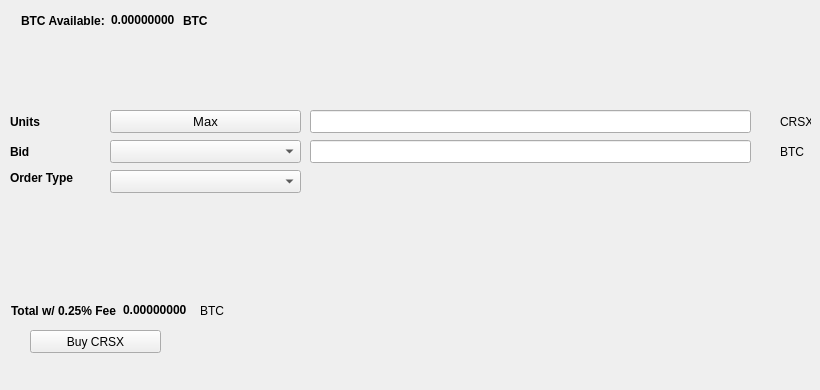
   <widget class="QWidget" name="BuyTab">
    <attribute name="title">
     <string>Buy</string>
    </attribute>
    <widget class="QPushButton" name="BuyCRSX">
     <property name="geometry">
      <rect>
       <x>30</x>
       <y>330</y>
       <width>131</width>
       <height>23</height>
      </rect>
     </property>
     <property name="text">
      <string>Buy CRSX</string>
     </property>
     <property name="icon">
      <iconset resource="../cronos.qrc">
       <normaloff>:/icons/bitcoin</normaloff>:/icons/bitcoin</iconset>
     </property>
    </widget>
    <widget class="QLabel" name="label_3">
     <property name="geometry">
      <rect>
       <x>10</x>
       <y>110</y>
       <width>46</width>
       <height>23</height>
      </rect>
     </property>
     <property name="font">
      <font>
       <weight>75</weight>
       <bold>true</bold>
      </font>
     </property>
     <property name="text">
      <string>Units</string>
     </property>
    </widget>
    <widget class="QLineEdit" name="UnitsInput">
     <property name="geometry">
      <rect>
       <x>310</x>
       <y>110</y>
       <width>441</width>
       <height>23</height>
      </rect>
     </property>
     <property name="font">
      <font>
       <pointsize>9</pointsize>
       <weight>75</weight>
       <bold>true</bold>
      </font>
     </property>
    </widget>
    <widget class="QLineEdit" name="BuyBidPriceEdit">
     <property name="geometry">
      <rect>
       <x>310</x>
       <y>140</y>
       <width>441</width>
       <height>23</height>
      </rect>
     </property>
     <property name="font">
      <font>
       <pointsize>9</pointsize>
       <weight>75</weight>
       <bold>true</bold>
      </font>
     </property>
    </widget>
    <widget class="QLabel" name="label_4">
     <property name="geometry">
      <rect>
       <x>780</x>
       <y>110</y>
       <width>31</width>
       <height>23</height>
      </rect>
     </property>
     <property name="text">
      <string>CRSX</string>
     </property>
    </widget>
    <widget class="QLabel" name="label_5">
     <property name="geometry">
      <rect>
       <x>780</x>
       <y>140</y>
       <width>31</width>
       <height>23</height>
      </rect>
     </property>
     <property name="text">
      <string>BTC</string>
     </property>
    </widget>
    <widget class="QLabel" name="label_6">
     <property name="geometry">
      <rect>
       <x>10</x>
       <y>140</y>
       <width>46</width>
       <height>23</height>
      </rect>
     </property>
     <property name="font">
      <font>
       <weight>75</weight>
       <bold>true</bold>
      </font>
     </property>
     <property name="text">
      <string>Bid</string>
     </property>
    </widget>
    <widget class="QLabel" name="label_7">
     <property name="geometry">
      <rect>
       <x>10</x>
       <y>170</y>
       <width>91</width>
       <height>16</height>
      </rect>
     </property>
     <property name="font">
      <font>
       <weight>75</weight>
       <bold>true</bold>
      </font>
     </property>
     <property name="text">
      <string>Order Type</string>
     </property>
    </widget>
    <widget class="QPushButton" name="Buy_Max_Amount">
     <property name="geometry">
      <rect>
       <x>110</x>
       <y>110</y>
       <width>191</width>
       <height>23</height>
      </rect>
     </property>
     <property name="font">
      <font>
       <pointsize>10</pointsize>
      </font>
     </property>
     <property name="text">
      <string>Max</string>
     </property>
    </widget>
    <widget class="QComboBox" name="BuyBidcomboBox">
     <property name="geometry">
      <rect>
       <x>110</x>
       <y>140</y>
       <width>191</width>
       <height>23</height>
      </rect>
     </property>
     <property name="font">
      <font>
       <pointsize>10</pointsize>
      </font>
     </property>
    </widget>
    <widget class="QComboBox" name="buyOrdertypeCombo">
     <property name="geometry">
      <rect>
       <x>110</x>
       <y>170</y>
       <width>191</width>
       <height>23</height>
      </rect>
     </property>
     <property name="font">
      <font>
       <pointsize>10</pointsize>
      </font>
     </property>
    </widget>
    <widget class="QWidget" name="layoutWidget1">
     <property name="geometry">
      <rect>
       <x>21</x>
       <y>11</y>
       <width>227</width>
       <height>19</height>
      </rect>
     </property>
     <layout class="QHBoxLayout" name="horizontalLayout_3">
      <item>
       <widget class="QLabel" name="label232">
        <property name="font">
         <font>
          <weight>75</weight>
          <bold>true</bold>
         </font>
        </property>
        <property name="text">
         <string>BTC Available:</string>
        </property>
       </widget>
      </item>
      <item>
       <widget class="QLabel" name="BtcAvailableLbl">
        <property name="palette">
         <palette>
          <active>
           <colorrole role="WindowText">
            <brush brushstyle="SolidPattern">
             <color alpha="255">
              <red>0</red>
              <green>0</green>
              <blue>0</blue>
             </color>
            </brush>
           </colorrole>
           <colorrole role="Button">
            <brush brushstyle="SolidPattern">
             <color alpha="255">
              <red>0</red>
              <green>170</green>
              <blue>0</blue>
             </color>
            </brush>
           </colorrole>
           <colorrole role="Light">
            <brush brushstyle="SolidPattern">
             <color alpha="255">
              <red>0</red>
              <green>255</green>
              <blue>0</blue>
             </color>
            </brush>
           </colorrole>
           <colorrole role="Midlight">
            <brush brushstyle="SolidPattern">
             <color alpha="255">
              <red>0</red>
              <green>212</green>
              <blue>0</blue>
             </color>
            </brush>
           </colorrole>
           <colorrole role="Dark">
            <brush brushstyle="SolidPattern">
             <color alpha="255">
              <red>0</red>
              <green>85</green>
              <blue>0</blue>
             </color>
            </brush>
           </colorrole>
           <colorrole role="Mid">
            <brush brushstyle="SolidPattern">
             <color alpha="255">
              <red>0</red>
              <green>113</green>
              <blue>0</blue>
             </color>
            </brush>
           </colorrole>
           <colorrole role="Text">
            <brush brushstyle="SolidPattern">
             <color alpha="255">
              <red>0</red>
              <green>170</green>
              <blue>0</blue>
             </color>
            </brush>
           </colorrole>
           <colorrole role="BrightText">
            <brush brushstyle="SolidPattern">
             <color alpha="255">
              <red>255</red>
              <green>255</green>
              <blue>255</blue>
             </color>
            </brush>
           </colorrole>
           <colorrole role="ButtonText">
            <brush brushstyle="SolidPattern">
             <color alpha="255">
              <red>0</red>
              <green>0</green>
              <blue>0</blue>
             </color>
            </brush>
           </colorrole>
           <colorrole role="Base">
            <brush brushstyle="SolidPattern">
             <color alpha="255">
              <red>255</red>
              <green>255</green>
              <blue>255</blue>
             </color>
            </brush>
           </colorrole>
           <colorrole role="Window">
            <brush brushstyle="SolidPattern">
             <color alpha="255">
              <red>0</red>
              <green>170</green>
              <blue>0</blue>
             </color>
            </brush>
           </colorrole>
           <colorrole role="Shadow">
            <brush brushstyle="SolidPattern">
             <color alpha="255">
              <red>0</red>
              <green>0</green>
              <blue>0</blue>
             </color>
            </brush>
           </colorrole>
           <colorrole role="AlternateBase">
            <brush brushstyle="SolidPattern">
             <color alpha="255">
              <red>127</red>
              <green>212</green>
              <blue>127</blue>
             </color>
            </brush>
           </colorrole>
           <colorrole role="ToolTipBase">
            <brush brushstyle="SolidPattern">
             <color alpha="255">
              <red>255</red>
              <green>255</green>
              <blue>220</blue>
             </color>
            </brush>
           </colorrole>
           <colorrole role="ToolTipText">
            <brush brushstyle="SolidPattern">
             <color alpha="255">
              <red>0</red>
              <green>0</green>
              <blue>0</blue>
             </color>
            </brush>
           </colorrole>
          </active>
          <inactive>
           <colorrole role="WindowText">
            <brush brushstyle="SolidPattern">
             <color alpha="255">
              <red>0</red>
              <green>0</green>
              <blue>0</blue>
             </color>
            </brush>
           </colorrole>
           <colorrole role="Button">
            <brush brushstyle="SolidPattern">
             <color alpha="255">
              <red>0</red>
              <green>170</green>
              <blue>0</blue>
             </color>
            </brush>
           </colorrole>
           <colorrole role="Light">
            <brush brushstyle="SolidPattern">
             <color alpha="255">
              <red>0</red>
              <green>255</green>
              <blue>0</blue>
             </color>
            </brush>
           </colorrole>
           <colorrole role="Midlight">
            <brush brushstyle="SolidPattern">
             <color alpha="255">
              <red>0</red>
              <green>212</green>
              <blue>0</blue>
             </color>
            </brush>
           </colorrole>
           <colorrole role="Dark">
            <brush brushstyle="SolidPattern">
             <color alpha="255">
              <red>0</red>
              <green>85</green>
              <blue>0</blue>
             </color>
            </brush>
           </colorrole>
           <colorrole role="Mid">
            <brush brushstyle="SolidPattern">
             <color alpha="255">
              <red>0</red>
              <green>113</green>
              <blue>0</blue>
             </color>
            </brush>
           </colorrole>
           <colorrole role="Text">
            <brush brushstyle="SolidPattern">
             <color alpha="255">
              <red>0</red>
              <green>170</green>
              <blue>0</blue>
             </color>
            </brush>
           </colorrole>
           <colorrole role="BrightText">
            <brush brushstyle="SolidPattern">
             <color alpha="255">
              <red>255</red>
              <green>255</green>
              <blue>255</blue>
             </color>
            </brush>
           </colorrole>
           <colorrole role="ButtonText">
            <brush brushstyle="SolidPattern">
             <color alpha="255">
              <red>0</red>
              <green>0</green>
              <blue>0</blue>
             </color>
            </brush>
           </colorrole>
           <colorrole role="Base">
            <brush brushstyle="SolidPattern">
             <color alpha="255">
              <red>255</red>
              <green>255</green>
              <blue>255</blue>
             </color>
            </brush>
           </colorrole>
           <colorrole role="Window">
            <brush brushstyle="SolidPattern">
             <color alpha="255">
              <red>0</red>
              <green>170</green>
              <blue>0</blue>
             </color>
            </brush>
           </colorrole>
           <colorrole role="Shadow">
            <brush brushstyle="SolidPattern">
             <color alpha="255">
              <red>0</red>
              <green>0</green>
              <blue>0</blue>
             </color>
            </brush>
           </colorrole>
           <colorrole role="AlternateBase">
            <brush brushstyle="SolidPattern">
             <color alpha="255">
              <red>127</red>
              <green>212</green>
              <blue>127</blue>
             </color>
            </brush>
           </colorrole>
           <colorrole role="ToolTipBase">
            <brush brushstyle="SolidPattern">
             <color alpha="255">
              <red>255</red>
              <green>255</green>
              <blue>220</blue>
             </color>
            </brush>
           </colorrole>
           <colorrole role="ToolTipText">
            <brush brushstyle="SolidPattern">
             <color alpha="255">
              <red>0</red>
              <green>0</green>
              <blue>0</blue>
             </color>
            </brush>
           </colorrole>
          </inactive>
          <disabled>
           <colorrole role="WindowText">
            <brush brushstyle="SolidPattern">
             <color alpha="255">
              <red>0</red>
              <green>85</green>
              <blue>0</blue>
             </color>
            </brush>
           </colorrole>
           <colorrole role="Button">
            <brush brushstyle="SolidPattern">
             <color alpha="255">
              <red>0</red>
              <green>170</green>
              <blue>0</blue>
             </color>
            </brush>
           </colorrole>
           <colorrole role="Light">
            <brush brushstyle="SolidPattern">
             <color alpha="255">
              <red>0</red>
              <green>255</green>
              <blue>0</blue>
             </color>
            </brush>
           </colorrole>
           <colorrole role="Midlight">
            <brush brushstyle="SolidPattern">
             <color alpha="255">
              <red>0</red>
              <green>212</green>
              <blue>0</blue>
             </color>
            </brush>
           </colorrole>
           <colorrole role="Dark">
            <brush brushstyle="SolidPattern">
             <color alpha="255">
              <red>0</red>
              <green>85</green>
              <blue>0</blue>
             </color>
            </brush>
           </colorrole>
           <colorrole role="Mid">
            <brush brushstyle="SolidPattern">
             <color alpha="255">
              <red>0</red>
              <green>113</green>
              <blue>0</blue>
             </color>
            </brush>
           </colorrole>
           <colorrole role="Text">
            <brush brushstyle="SolidPattern">
             <color alpha="255">
              <red>0</red>
              <green>85</green>
              <blue>0</blue>
             </color>
            </brush>
           </colorrole>
           <colorrole role="BrightText">
            <brush brushstyle="SolidPattern">
             <color alpha="255">
              <red>255</red>
              <green>255</green>
              <blue>255</blue>
             </color>
            </brush>
           </colorrole>
           <colorrole role="ButtonText">
            <brush brushstyle="SolidPattern">
             <color alpha="255">
              <red>0</red>
              <green>85</green>
              <blue>0</blue>
             </color>
            </brush>
           </colorrole>
           <colorrole role="Base">
            <brush brushstyle="SolidPattern">
             <color alpha="255">
              <red>0</red>
              <green>170</green>
              <blue>0</blue>
             </color>
            </brush>
           </colorrole>
           <colorrole role="Window">
            <brush brushstyle="SolidPattern">
             <color alpha="255">
              <red>0</red>
              <green>170</green>
              <blue>0</blue>
             </color>
            </brush>
           </colorrole>
           <colorrole role="Shadow">
            <brush brushstyle="SolidPattern">
             <color alpha="255">
              <red>0</red>
              <green>0</green>
              <blue>0</blue>
             </color>
            </brush>
           </colorrole>
           <colorrole role="AlternateBase">
            <brush brushstyle="SolidPattern">
             <color alpha="255">
              <red>0</red>
              <green>170</green>
              <blue>0</blue>
             </color>
            </brush>
           </colorrole>
           <colorrole role="ToolTipBase">
            <brush brushstyle="SolidPattern">
             <color alpha="255">
              <red>255</red>
              <green>255</green>
              <blue>220</blue>
             </color>
            </brush>
           </colorrole>
           <colorrole role="ToolTipText">
            <brush brushstyle="SolidPattern">
             <color alpha="255">
              <red>0</red>
              <green>0</green>
              <blue>0</blue>
             </color>
            </brush>
           </colorrole>
          </disabled>
         </palette>
        </property>
        <property name="font">
         <font>
          <weight>75</weight>
          <bold>true</bold>
         </font>
        </property>
        <property name="text">
         <string>0.00000000</string>
        </property>
        <property name="textInteractionFlags">
         <set>Qt::LinksAccessibleByMouse|Qt::TextSelectableByKeyboard|Qt::TextSelectableByMouse</set>
        </property>
       </widget>
      </item>
      <item>
       <widget class="QLabel" name="BtcAvailableLbl_2">
        <property name="font">
         <font>
          <weight>75</weight>
          <bold>true</bold>
         </font>
        </property>
        <property name="text">
         <string>BTC</string>
        </property>
       </widget>
      </item>
     </layout>
    </widget>
    <widget class="QWidget" name="layoutWidge2">
     <property name="geometry">
      <rect>
       <x>11</x>
       <y>301</y>
       <width>259</width>
       <height>19</height>
      </rect>
     </property>
     <layout class="QHBoxLayout" name="horizontalLayout_4">
      <item>
       <widget class="QLabel" name="label_9">
        <property name="font">
         <font>
          <weight>75</weight>
          <bold>true</bold>
         </font>
        </property>
        <property name="text">
         <string>Total w/ 0.25% Fee</string>
        </property>
       </widget>
      </item>
      <item>
       <widget class="QLabel" name="BuyCostLabel">
        <property name="palette">
         <palette>
          <active>
           <colorrole role="WindowText">
            <brush brushstyle="SolidPattern">
             <color alpha="255">
              <red>0</red>
              <green>0</green>
              <blue>0</blue>
             </color>
            </brush>
           </colorrole>
           <colorrole role="Button">
            <brush brushstyle="SolidPattern">
             <color alpha="255">
              <red>0</red>
              <green>170</green>
              <blue>0</blue>
             </color>
            </brush>
           </colorrole>
           <colorrole role="Light">
            <brush brushstyle="SolidPattern">
             <color alpha="255">
              <red>0</red>
              <green>255</green>
              <blue>0</blue>
             </color>
            </brush>
           </colorrole>
           <colorrole role="Midlight">
            <brush brushstyle="SolidPattern">
             <color alpha="255">
              <red>0</red>
              <green>212</green>
              <blue>0</blue>
             </color>
            </brush>
           </colorrole>
           <colorrole role="Dark">
            <brush brushstyle="SolidPattern">
             <color alpha="255">
              <red>0</red>
              <green>85</green>
              <blue>0</blue>
             </color>
            </brush>
           </colorrole>
           <colorrole role="Mid">
            <brush brushstyle="SolidPattern">
             <color alpha="255">
              <red>0</red>
              <green>113</green>
              <blue>0</blue>
             </color>
            </brush>
           </colorrole>
           <colorrole role="Text">
            <brush brushstyle="SolidPattern">
             <color alpha="255">
              <red>0</red>
              <green>170</green>
              <blue>0</blue>
             </color>
            </brush>
           </colorrole>
           <colorrole role="BrightText">
            <brush brushstyle="SolidPattern">
             <color alpha="255">
              <red>255</red>
              <green>255</green>
              <blue>255</blue>
             </color>
            </brush>
           </colorrole>
           <colorrole role="ButtonText">
            <brush brushstyle="SolidPattern">
             <color alpha="255">
              <red>0</red>
              <green>0</green>
              <blue>0</blue>
             </color>
            </brush>
           </colorrole>
           <colorrole role="Base">
            <brush brushstyle="SolidPattern">
             <color alpha="255">
              <red>255</red>
              <green>255</green>
              <blue>255</blue>
             </color>
            </brush>
           </colorrole>
           <colorrole role="Window">
            <brush brushstyle="SolidPattern">
             <color alpha="255">
              <red>0</red>
              <green>170</green>
              <blue>0</blue>
             </color>
            </brush>
           </colorrole>
           <colorrole role="Shadow">
            <brush brushstyle="SolidPattern">
             <color alpha="255">
              <red>0</red>
              <green>0</green>
              <blue>0</blue>
             </color>
            </brush>
           </colorrole>
           <colorrole role="AlternateBase">
            <brush brushstyle="SolidPattern">
             <color alpha="255">
              <red>127</red>
              <green>212</green>
              <blue>127</blue>
             </color>
            </brush>
           </colorrole>
           <colorrole role="ToolTipBase">
            <brush brushstyle="SolidPattern">
             <color alpha="255">
              <red>255</red>
              <green>255</green>
              <blue>220</blue>
             </color>
            </brush>
           </colorrole>
           <colorrole role="ToolTipText">
            <brush brushstyle="SolidPattern">
             <color alpha="255">
              <red>0</red>
              <green>0</green>
              <blue>0</blue>
             </color>
            </brush>
           </colorrole>
          </active>
          <inactive>
           <colorrole role="WindowText">
            <brush brushstyle="SolidPattern">
             <color alpha="255">
              <red>0</red>
              <green>0</green>
              <blue>0</blue>
             </color>
            </brush>
           </colorrole>
           <colorrole role="Button">
            <brush brushstyle="SolidPattern">
             <color alpha="255">
              <red>0</red>
              <green>170</green>
              <blue>0</blue>
             </color>
            </brush>
           </colorrole>
           <colorrole role="Light">
            <brush brushstyle="SolidPattern">
             <color alpha="255">
              <red>0</red>
              <green>255</green>
              <blue>0</blue>
             </color>
            </brush>
           </colorrole>
           <colorrole role="Midlight">
            <brush brushstyle="SolidPattern">
             <color alpha="255">
              <red>0</red>
              <green>212</green>
              <blue>0</blue>
             </color>
            </brush>
           </colorrole>
           <colorrole role="Dark">
            <brush brushstyle="SolidPattern">
             <color alpha="255">
              <red>0</red>
              <green>85</green>
              <blue>0</blue>
             </color>
            </brush>
           </colorrole>
           <colorrole role="Mid">
            <brush brushstyle="SolidPattern">
             <color alpha="255">
              <red>0</red>
              <green>113</green>
              <blue>0</blue>
             </color>
            </brush>
           </colorrole>
           <colorrole role="Text">
            <brush brushstyle="SolidPattern">
             <color alpha="255">
              <red>0</red>
              <green>170</green>
              <blue>0</blue>
             </color>
            </brush>
           </colorrole>
           <colorrole role="BrightText">
            <brush brushstyle="SolidPattern">
             <color alpha="255">
              <red>255</red>
              <green>255</green>
              <blue>255</blue>
             </color>
            </brush>
           </colorrole>
           <colorrole role="ButtonText">
            <brush brushstyle="SolidPattern">
             <color alpha="255">
              <red>0</red>
              <green>0</green>
              <blue>0</blue>
             </color>
            </brush>
           </colorrole>
           <colorrole role="Base">
            <brush brushstyle="SolidPattern">
             <color alpha="255">
              <red>255</red>
              <green>255</green>
              <blue>255</blue>
             </color>
            </brush>
           </colorrole>
           <colorrole role="Window">
            <brush brushstyle="SolidPattern">
             <color alpha="255">
              <red>0</red>
              <green>170</green>
              <blue>0</blue>
             </color>
            </brush>
           </colorrole>
           <colorrole role="Shadow">
            <brush brushstyle="SolidPattern">
             <color alpha="255">
              <red>0</red>
              <green>0</green>
              <blue>0</blue>
             </color>
            </brush>
           </colorrole>
           <colorrole role="AlternateBase">
            <brush brushstyle="SolidPattern">
             <color alpha="255">
              <red>127</red>
              <green>212</green>
              <blue>127</blue>
             </color>
            </brush>
           </colorrole>
           <colorrole role="ToolTipBase">
            <brush brushstyle="SolidPattern">
             <color alpha="255">
              <red>255</red>
              <green>255</green>
              <blue>220</blue>
             </color>
            </brush>
           </colorrole>
           <colorrole role="ToolTipText">
            <brush brushstyle="SolidPattern">
             <color alpha="255">
              <red>0</red>
              <green>0</green>
              <blue>0</blue>
             </color>
            </brush>
           </colorrole>
          </inactive>
          <disabled>
           <colorrole role="WindowText">
            <brush brushstyle="SolidPattern">
             <color alpha="255">
              <red>0</red>
              <green>85</green>
              <blue>0</blue>
             </color>
            </brush>
           </colorrole>
           <colorrole role="Button">
            <brush brushstyle="SolidPattern">
             <color alpha="255">
              <red>0</red>
              <green>170</green>
              <blue>0</blue>
             </color>
            </brush>
           </colorrole>
           <colorrole role="Light">
            <brush brushstyle="SolidPattern">
             <color alpha="255">
              <red>0</red>
              <green>255</green>
              <blue>0</blue>
             </color>
            </brush>
           </colorrole>
           <colorrole role="Midlight">
            <brush brushstyle="SolidPattern">
             <color alpha="255">
              <red>0</red>
              <green>212</green>
              <blue>0</blue>
             </color>
            </brush>
           </colorrole>
           <colorrole role="Dark">
            <brush brushstyle="SolidPattern">
             <color alpha="255">
              <red>0</red>
              <green>85</green>
              <blue>0</blue>
             </color>
            </brush>
           </colorrole>
           <colorrole role="Mid">
            <brush brushstyle="SolidPattern">
             <color alpha="255">
              <red>0</red>
              <green>113</green>
              <blue>0</blue>
             </color>
            </brush>
           </colorrole>
           <colorrole role="Text">
            <brush brushstyle="SolidPattern">
             <color alpha="255">
              <red>0</red>
              <green>85</green>
              <blue>0</blue>
             </color>
            </brush>
           </colorrole>
           <colorrole role="BrightText">
            <brush brushstyle="SolidPattern">
             <color alpha="255">
              <red>255</red>
              <green>255</green>
              <blue>255</blue>
             </color>
            </brush>
           </colorrole>
           <colorrole role="ButtonText">
            <brush brushstyle="SolidPattern">
             <color alpha="255">
              <red>0</red>
              <green>85</green>
              <blue>0</blue>
             </color>
            </brush>
           </colorrole>
           <colorrole role="Base">
            <brush brushstyle="SolidPattern">
             <color alpha="255">
              <red>0</red>
              <green>170</green>
              <blue>0</blue>
             </color>
            </brush>
           </colorrole>
           <colorrole role="Window">
            <brush brushstyle="SolidPattern">
             <color alpha="255">
              <red>0</red>
              <green>170</green>
              <blue>0</blue>
             </color>
            </brush>
           </colorrole>
           <colorrole role="Shadow">
            <brush brushstyle="SolidPattern">
             <color alpha="255">
              <red>0</red>
              <green>0</green>
              <blue>0</blue>
             </color>
            </brush>
           </colorrole>
           <colorrole role="AlternateBase">
            <brush brushstyle="SolidPattern">
             <color alpha="255">
              <red>0</red>
              <green>170</green>
              <blue>0</blue>
             </color>
            </brush>
           </colorrole>
           <colorrole role="ToolTipBase">
            <brush brushstyle="SolidPattern">
             <color alpha="255">
              <red>255</red>
              <green>255</green>
              <blue>220</blue>
             </color>
            </brush>
           </colorrole>
           <colorrole role="ToolTipText">
            <brush brushstyle="SolidPattern">
             <color alpha="255">
              <red>0</red>
              <green>0</green>
              <blue>0</blue>
             </color>
            </brush>
           </colorrole>
          </disabled>
         </palette>
        </property>
        <property name="font">
         <font>
          <weight>75</weight>
          <bold>true</bold>
         </font>
        </property>
        <property name="autoFillBackground">
         <bool>false</bool>
        </property>
        <property name="text">
         <string>0.00000000</string>
        </property>
        <property name="textInteractionFlags">
         <set>Qt::LinksAccessibleByMouse|Qt::TextSelectableByMouse</set>
        </property>
       </widget>
      </item>
      <item>
       <widget class="QLabel" name="label_10">
        <property name="font">
         <font>
          <weight>50</weight>
          <bold>false</bold>
         </font>
        </property>
        <property name="text">
         <string>BTC</string>
        </property>
       </widget>
      </item>
     </layout>
    </widget>
    <widget class="QLabel" name="label_24">
     <property name="geometry">
      <rect>
       <x>460</x>
       <y>300</y>
       <width>281</width>
       <height>81</height>
      </rect>
     </property>
     <property name="text">
      <string/>
     </property>
     <property name="pixmap">
      <pixmap>:/images/bittrex</pixmap>
     </property>
    </widget>
   </widget>
